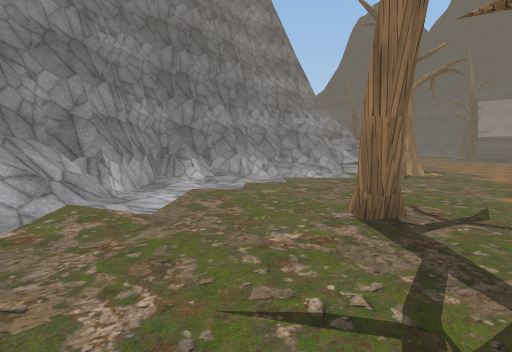
view 1 (above)

18 first-person views from a walk through a scene from a Unity 3-D project. The camera is 1.5 m above the floor, tilts 6° down and sees 90° across. The floor is counted in squares, 2 m on a side. Each view is taken from the middle of a square. On the plan, view 1 faces up. The plan holds only what a view shows up to about 9 squares ahead; the rest is blank. The place goes on beyond the plan. The player character is not drawn. Some surface patterns are stand-ins.

view 2
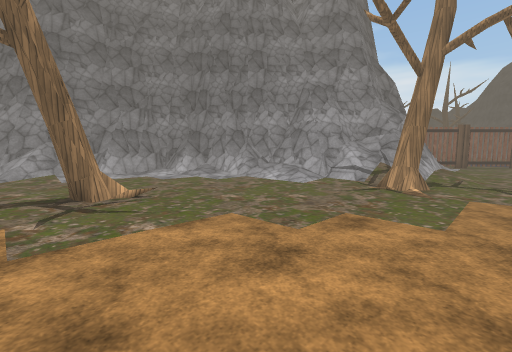

view 3
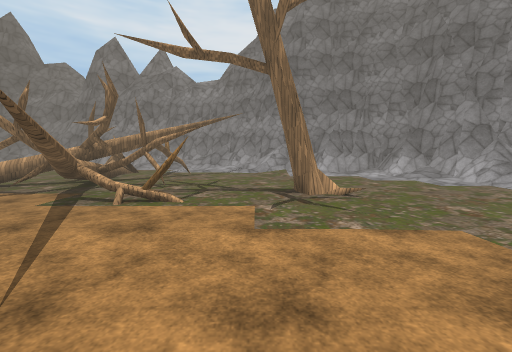

view 4
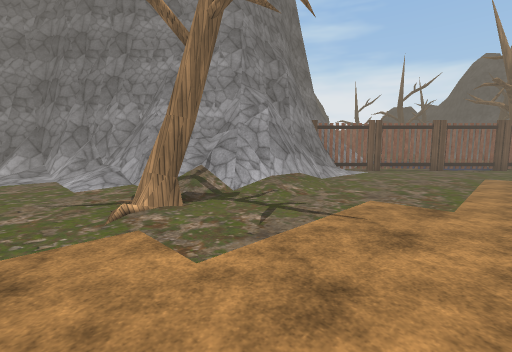

view 5
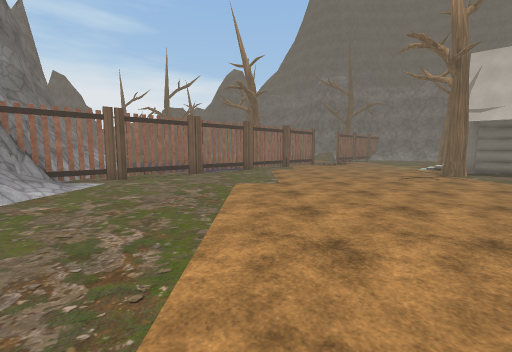

view 6
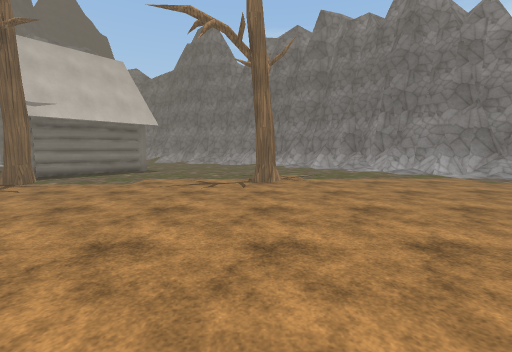

view 7
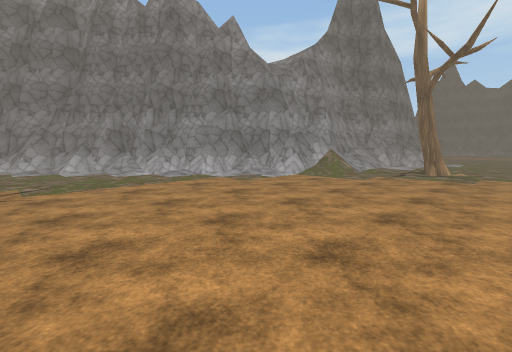

view 8
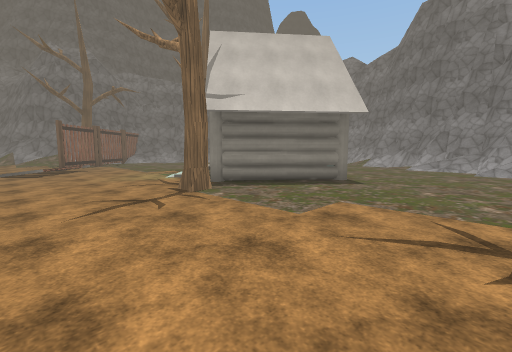

view 9
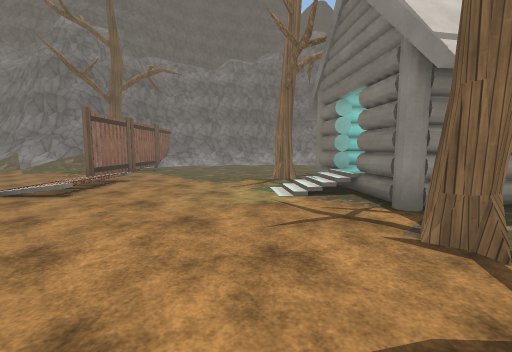

view 10
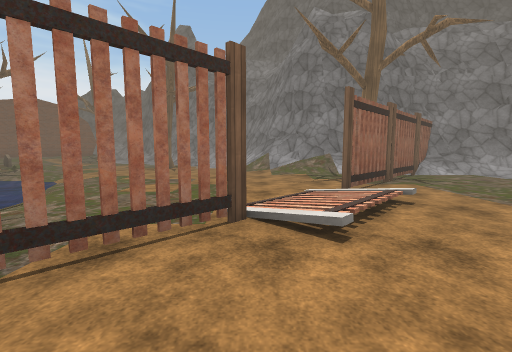

view 11
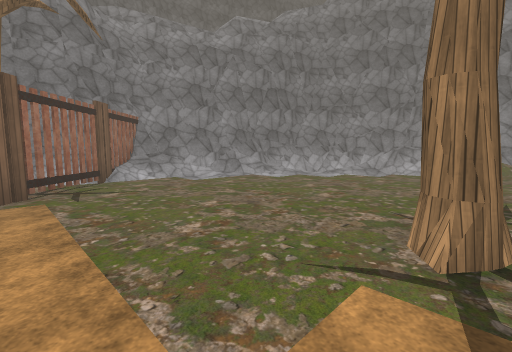

view 12
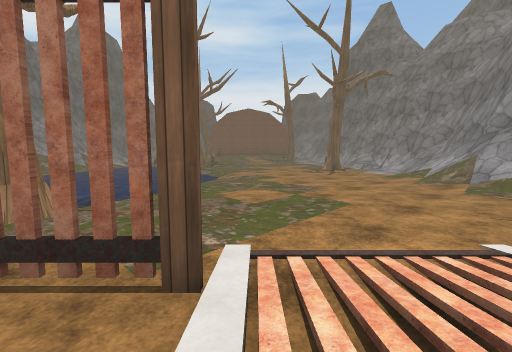

view 13
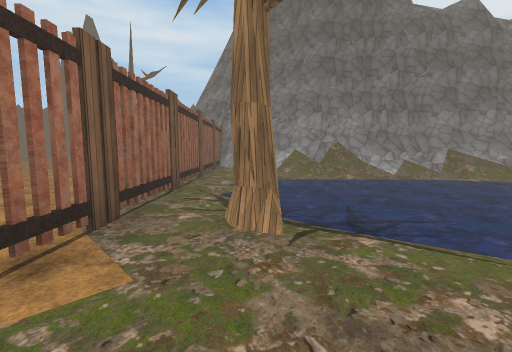

view 14
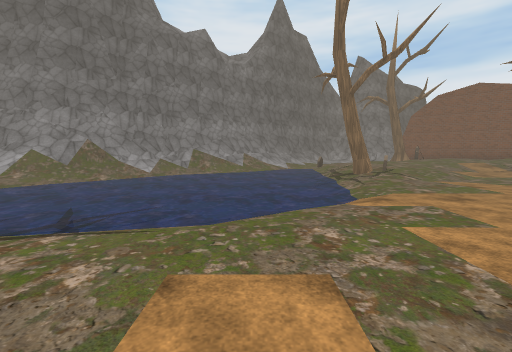

view 15
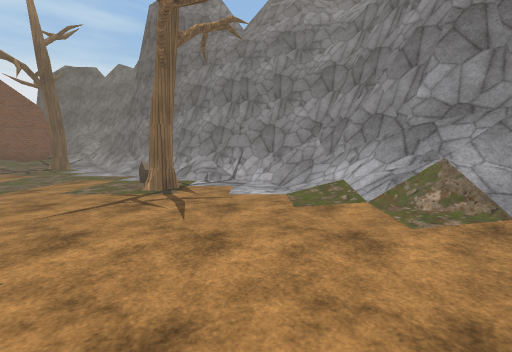

view 16
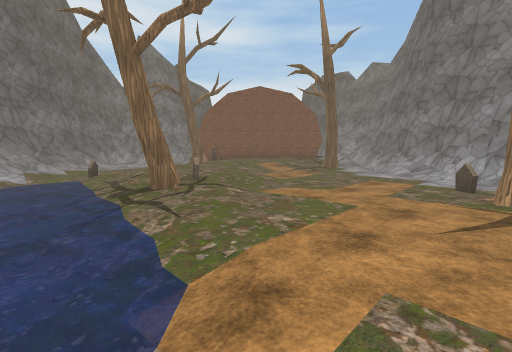

view 17
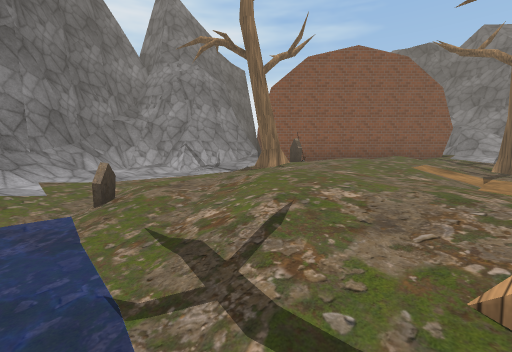

view 18
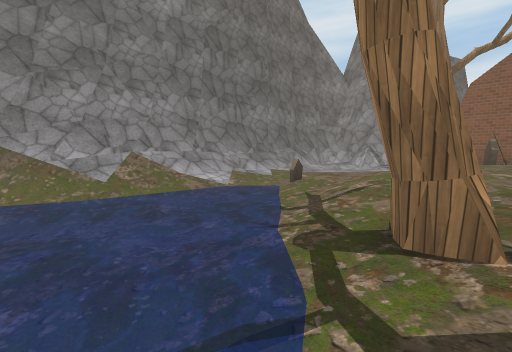

### Floor plan
Key: @ floor where view 1 was taken; # wall or solid block; x gap in a wall; . main floor; - floor 0.25 m lower than the main floor; : floor 0.5 m higher than the main floor; / step, stairs or slope; = window, fence, low wall or low ledge; ~ water the walk can cross; ^ raised ledge; T tree; F fence; C cabin; M tombstone; O other object.
Columns run from 6 left of view 1 to 22 right of it. Each row starts with its distance up from view 1.
 35      ##// ##
 34     ##//T./##
 33    ##:://../###
 32  ###T::/...../####
 31  #//M/:/.--.M..//#
 30 ##/.//:///-..T../##
 29 #/..  :///-...../=##
 28 #//.////O/-....../=######
 27 ##///M//T/........////F/###
 26  ##//~~~~~~//.......TF..//##
 25   ##//~~~~~~~.......F...../##
 24    ##/~~~~~~~/.....F........#
 23     ##/~~~~~~~....//......../
 22     ##//~~~~~~-..F//.........
 21      ##/~~~~~~T.F./........
 20       ##/~~~~~-F......T....
 19        #=/~~~/F....../CC
 18        #/// /F.......CC
 17        ##//.F........CCC
 16        ###/F........TCCCC.
 15          #F............C...
 14          #/................./
 13          #/................./
 12          ##................/#
 11          ##/........T...
 10         ###/............../#
  9        ##///............./##
  8      ####//............./##
  7     ##///..T...........//#
  6    ##/................=###
  5    #/........  .......##
  4   ##/........  .....=##
  3   #//..T.....  ..../##
  2   #//........  ..../#
  1    /........   ..T./
  0    /T.@#=#..   ....
 -1     TTT#^.     ..
 -2     xTT#.      ..

Where each view was taken, in squares from view 1:
view 1: 0 up, 0 right, facing up
view 2: 2 up, 6 right, facing up-left
view 3: 2 up, 6 right, facing left
view 4: 6 up, 8 right, facing up-left
view 5: 9 up, 8 right, facing up
view 6: 11 up, 8 right, facing right
view 7: 10 up, 9 right, facing down-right
view 8: 12 up, 11 right, facing up-right
view 9: 16 up, 11 right, facing up-right
view 10: 19 up, 11 right, facing up
view 11: 20 up, 14 right, facing up-right
view 12: 21 up, 12 right, facing up-left
view 13: 23 up, 10 right, facing down-left
view 14: 24 up, 10 right, facing left
view 15: 25 up, 9 right, facing up
view 16: 25 up, 7 right, facing up-left
view 17: 26 up, 2 right, facing up-left
view 18: 26 up, 4 right, facing left
